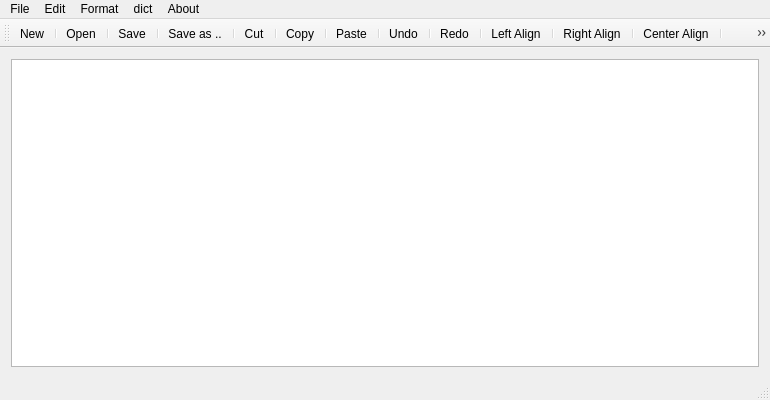
<?xml version="1.0" encoding="UTF-8"?>
<ui version="4.0">
 <class>MainWindow</class>
 <widget class="QMainWindow" name="MainWindow">
  <property name="geometry">
   <rect>
    <x>0</x>
    <y>0</y>
    <width>770</width>
    <height>400</height>
   </rect>
  </property>
  <property name="windowTitle">
   <string>MainWindow</string>
  </property>
  <widget class="QWidget" name="centralWidget">
   <layout class="QHBoxLayout" name="horizontalLayout">
    <item>
     <widget class="QTextEdit" name="textEdit"/>
    </item>
   </layout>
  </widget>
  <widget class="QMenuBar" name="menuBar">
   <property name="geometry">
    <rect>
     <x>0</x>
     <y>0</y>
     <width>770</width>
     <height>25</height>
    </rect>
   </property>
   <widget class="QMenu" name="menuFile">
    <property name="title">
     <string>File</string>
    </property>
    <addaction name="actionNew"/>
    <addaction name="actionOpen"/>
    <addaction name="separator"/>
    <addaction name="actionSave"/>
    <addaction name="actionSave_as"/>
    <addaction name="actionExit_2"/>
   </widget>
   <widget class="QMenu" name="menuEdit">
    <property name="title">
     <string>Edit</string>
    </property>
    <addaction name="actionCut"/>
    <addaction name="actionCopy"/>
    <addaction name="actionPaste"/>
    <addaction name="separator"/>
    <addaction name="actionUndo"/>
    <addaction name="actionRedo"/>
    <addaction name="separator"/>
   </widget>
   <widget class="QMenu" name="menuAbout">
    <property name="title">
     <string>About</string>
    </property>
    <addaction name="actionAbout_QtTxtEdit"/>
    <addaction name="separator"/>
    <addaction name="actionAbout_Qt"/>
   </widget>
   <widget class="QMenu" name="menuFormat">
    <property name="title">
     <string>Format</string>
    </property>
    <addaction name="actionLeft_Align"/>
    <addaction name="actionRight_Align"/>
    <addaction name="actionCenter_Align"/>
    <addaction name="separator"/>
    <addaction name="actionFont_Dialog"/>
    <addaction name="actionColour_Dialog"/>
   </widget>
   <widget class="QMenu" name="menudict">
    <property name="title">
     <string>dict</string>
    </property>
   </widget>
   <addaction name="menuFile"/>
   <addaction name="menuEdit"/>
   <addaction name="menuFormat"/>
   <addaction name="menudict"/>
   <addaction name="menuAbout"/>
  </widget>
  <widget class="QToolBar" name="mainToolBar">
   <attribute name="toolBarArea">
    <enum>TopToolBarArea</enum>
   </attribute>
   <attribute name="toolBarBreak">
    <bool>false</bool>
   </attribute>
   <addaction name="actionNew"/>
   <addaction name="separator"/>
   <addaction name="actionOpen"/>
   <addaction name="separator"/>
   <addaction name="actionSave"/>
   <addaction name="separator"/>
   <addaction name="actionSave_as"/>
   <addaction name="separator"/>
   <addaction name="actionCut"/>
   <addaction name="separator"/>
   <addaction name="actionCopy"/>
   <addaction name="separator"/>
   <addaction name="actionPaste"/>
   <addaction name="separator"/>
   <addaction name="actionUndo"/>
   <addaction name="separator"/>
   <addaction name="actionRedo"/>
   <addaction name="separator"/>
   <addaction name="actionLeft_Align"/>
   <addaction name="separator"/>
   <addaction name="actionRight_Align"/>
   <addaction name="separator"/>
   <addaction name="actionCenter_Align"/>
   <addaction name="separator"/>
   <addaction name="actionFont_Dialog"/>
   <addaction name="separator"/>
   <addaction name="actionColour_Dialog"/>
   <addaction name="separator"/>
   <addaction name="actionEncrypt"/>
   <addaction name="actionDecrypt"/>
   <addaction name="actionPdf"/>
   <addaction name="consult"/>
  </widget>
  <widget class="QStatusBar" name="statusBar"/>
  <action name="actionNew">
   <property name="icon">
    <iconset>
     <normaloff>/home/asmae/w/icons/new.png</normaloff>/home/asmae/w/icons/new.png</iconset>
   </property>
   <property name="text">
    <string>New</string>
   </property>
  </action>
  <action name="actionOpen">
   <property name="icon">
    <iconset>
     <normaloff>/home/asmae/w/icons/open.png</normaloff>/home/asmae/w/icons/open.png</iconset>
   </property>
   <property name="text">
    <string>Open</string>
   </property>
  </action>
  <action name="actionSave">
   <property name="icon">
    <iconset>
     <normaloff>/home/asmae/w/icons/save.png</normaloff>/home/asmae/w/icons/save.png</iconset>
   </property>
   <property name="text">
    <string>Save</string>
   </property>
  </action>
  <action name="actionSave_as">
   <property name="icon">
    <iconset>
     <normaloff>/home/asmae/w/icons/saveas.png</normaloff>/home/asmae/w/icons/saveas.png</iconset>
   </property>
   <property name="text">
    <string>Save as ..</string>
   </property>
  </action>
  <action name="actionExit_2">
   <property name="icon">
    <iconset>
     <normaloff>/home/asmae/w/icons/exit.png</normaloff>/home/asmae/w/icons/exit.png</iconset>
   </property>
   <property name="text">
    <string>Exit</string>
   </property>
  </action>
  <action name="actionCut">
   <property name="icon">
    <iconset>
     <normaloff>/home/asmae/w/icons/cut.png</normaloff>/home/asmae/w/icons/cut.png</iconset>
   </property>
   <property name="text">
    <string>Cut</string>
   </property>
  </action>
  <action name="actionCopy">
   <property name="icon">
    <iconset>
     <normaloff>/home/asmae/w/icons/copy.png</normaloff>/home/asmae/w/icons/copy.png</iconset>
   </property>
   <property name="text">
    <string>Copy</string>
   </property>
  </action>
  <action name="actionPaste">
   <property name="icon">
    <iconset>
     <normaloff>/home/asmae/w/icons/paste.png</normaloff>/home/asmae/w/icons/paste.png</iconset>
   </property>
   <property name="text">
    <string>Paste</string>
   </property>
  </action>
  <action name="actionUndo">
   <property name="icon">
    <iconset>
     <normaloff>/home/asmae/w/icons/undo.png</normaloff>/home/asmae/w/icons/undo.png</iconset>
   </property>
   <property name="text">
    <string>Undo</string>
   </property>
  </action>
  <action name="actionRedo">
   <property name="icon">
    <iconset>
     <normaloff>/home/asmae/w/icons/redo.png</normaloff>/home/asmae/w/icons/redo.png</iconset>
   </property>
   <property name="text">
    <string>Redo</string>
   </property>
  </action>
  <action name="actionAbout_QtTxtEdit">
   <property name="icon">
    <iconset>
     <normaloff>/home/asmae/w/icons/Info.png</normaloff>/home/asmae/w/icons/Info.png</iconset>
   </property>
   <property name="text">
    <string>About QtTxtEdit</string>
   </property>
   <property name="toolTip">
    <string>About QtTxtEdit</string>
   </property>
  </action>
  <action name="actionAbout_Qt">
   <property name="icon">
    <iconset>
     <normaloff>/home/asmae/w/icons/aboutqt.png</normaloff>/home/asmae/w/icons/aboutqt.png</iconset>
   </property>
   <property name="text">
    <string>About Qt</string>
   </property>
  </action>
  <action name="actionLeft_Align">
   <property name="icon">
    <iconset>
     <normaloff>/home/asmae/w/icons/left_align.png</normaloff>/home/asmae/w/icons/left_align.png</iconset>
   </property>
   <property name="text">
    <string>Left Align</string>
   </property>
  </action>
  <action name="actionRight_Align">
   <property name="icon">
    <iconset>
     <normaloff>/home/asmae/w/icons/right_align.png</normaloff>/home/asmae/w/icons/right_align.png</iconset>
   </property>
   <property name="text">
    <string>Right Align</string>
   </property>
  </action>
  <action name="actionCenter_Align">
   <property name="icon">
    <iconset>
     <normaloff>/home/asmae/w/icons/center_align.png</normaloff>/home/asmae/w/icons/center_align.png</iconset>
   </property>
   <property name="text">
    <string>Center Align</string>
   </property>
  </action>
  <action name="actionFont_Dialog">
   <property name="icon">
    <iconset>
     <normaloff>/home/asmae/w/icons/changefont.png</normaloff>/home/asmae/w/icons/changefont.png</iconset>
   </property>
   <property name="text">
    <string>Fonts</string>
   </property>
   <property name="toolTip">
    <string>Fonts</string>
   </property>
  </action>
  <action name="actionColour_Dialog">
   <property name="icon">
    <iconset>
     <normaloff>/home/asmae/w/icons/colorwheel.png</normaloff>/home/asmae/w/icons/colorwheel.png</iconset>
   </property>
   <property name="text">
    <string>Font Colour</string>
   </property>
   <property name="toolTip">
    <string>Font Colour</string>
   </property>
   <property name="separator" stdset="0">
    <string/>
   </property>
  </action>
  <action name="actionEncrypt">
   <property name="icon">
    <iconset>
     <normaloff>/home/asmae/w/icons/encrypt.png</normaloff>/home/asmae/w/icons/encrypt.png</iconset>
   </property>
   <property name="text">
    <string>Encrypt</string>
   </property>
  </action>
  <action name="actionDecrypt">
   <property name="icon">
    <iconset>
     <normaloff>/home/asmae/w/icons/key.png</normaloff>/home/asmae/w/icons/key.png</iconset>
   </property>
   <property name="text">
    <string>Decrypt</string>
   </property>
  </action>
  <action name="actionPdf">
   <property name="icon">
    <iconset>
     <normaloff>/home/asmae/w/icons/pdf.png</normaloff>/home/asmae/w/icons/pdf.png</iconset>
   </property>
   <property name="text">
    <string>Pdf</string>
   </property>
  </action>
  <action name="consult">
   <property name="icon">
    <iconset>
     <normaloff>/home/asmae/w/icons/consult.png</normaloff>/home/asmae/w/icons/consult.png</iconset>
   </property>
   <property name="text">
    <string>consult</string>
   </property>
  </action>
 </widget>
 <layoutdefault spacing="6" margin="11"/>
 <resources/>
 <connections/>
</ui>
